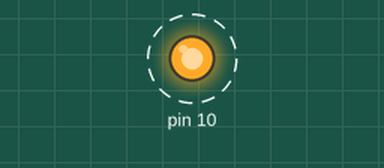
The sketch below on a simulated Arduino Uno, built with avr-gcc and run on an emulated ATmega328P. Shown: output pins drawn as LEDs (lit = HIGH). Dashed ring = blinking. What the sketch prints to the serial monitor is not drawn.

Above: at 0.5 s.
Timing chart, 0 to 3.0 s (numbered marks = the images above):
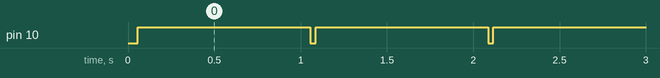

The sketch:

spi-master-duino-uno.ino
```cpp
/*
 * SPI master duino bus
 *
 */

#include <SPI.h>

/*
 * SPI consts from lib
 *
 * SS   - Slave Select pin 10 (AU) o pin 53 (AM)
 * MOSI - Master Out, Slave In pin 11 (AU) o pin 51 (AM)
 * MISO - Master In, Slave Out  pin 12 (AU) o pin 50 (AM)
 * SCLK - Serial Clock  pin 13 (AU) o pin 52 (AM)
 *
 */

void setup(void){
  digitalWrite(SS, HIGH);//slave disable

  // Master Mode, SCK, MOSI, SS as output
  // SCK & MOSI (LOW), SS (HIGH)
  SPI.begin();
  Serial.begin (9600);
  SPI.setClockDivider(SPI_CLOCK_DIV8);//2MHz
  Serial.println("SPI MASTER: Setup Done.");
}

void loop(void){
  static unsigned int n=0;

  digitalWrite(SS, LOW);//Enable slave

  //char byte2send;//Send text msg
  char text[32];
  sprintf(text, "*HI THERE (%d)!", n++);
  Serial.println(text);
  int i=0;
  for (const char *msg=text; /*byte2send=*/ *msg != '\0'; msg++){
     SPI.transfer(*msg);
     Serial.print(i++);
     Serial.print(" ");
  }
  SPI.transfer(0);//str end
  Serial.print(i++);
  Serial.print(" ");
  Serial.println("\n******************end of msg transmition");

  digitalWrite(SS, HIGH);//disable slave

  delay(1000);
}
```

Measured:
- by itself, pin 10: alternates HIGH for 1.0 s and LOW for 0.03 s
